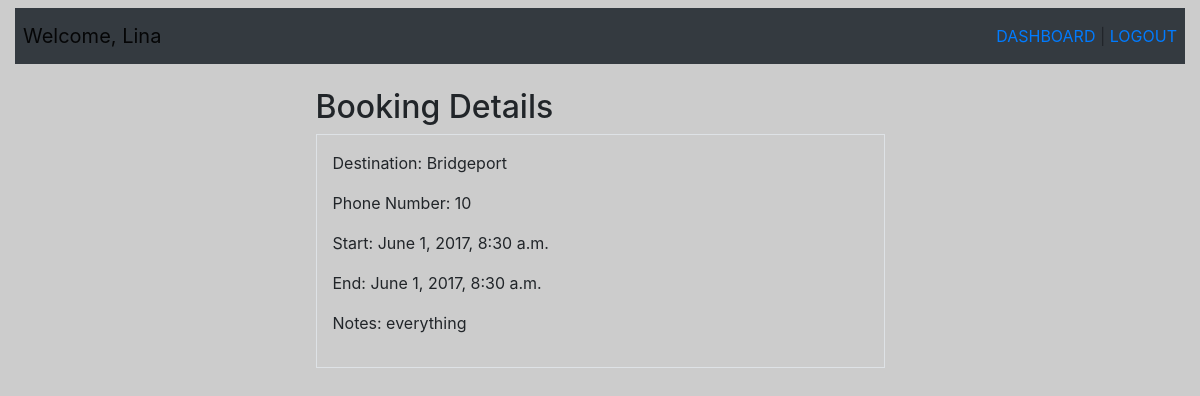
The app's page /book/3 (signed in) with its own data.
### exam_app/models.py (models this page shows)
class User(models.Model):
    first_name = models.CharField(max_length=45)
    last_name = models.CharField(max_length=45)
    email = models.CharField(max_length=45)
    password = models.CharField(max_length=255)
    created_at = models.DateTimeField(auto_now_add=True)
    updated_at = models.DateTimeField(auto_now=True)
    objects=UserManager()

class Book(models.Model):
    address = models.CharField(max_length=255)
    phone = models.IntegerField()
    start = models.DateTimeField(max_length=45)
    end = models.DateTimeField(max_length=45)
    notes = models.CharField(max_length=255)
    creator = models.ForeignKey(User, related_name= "book")
    created_at = models.DateTimeField(auto_now_add=True)
    updated_at = models.DateTimeField(auto_now=True)
    objects=BookManager()

### exam_app/views.py (the view)
# urls.py: url(r'^book/(?P<bookid>\d+)$', views.view_book),  # This allows users to see the jobs for all users.
def view_book(request, bookid):
    user= User.objects.get(id=request.session['user_id'])
    book= Book.objects.get(id=bookid)
    context = {
        'user': user,
        'book': book
    }
    return render(request, 'view.html', context)

### exam_app/templates/view.html (shortened to what this page needs)
<!DOCTYPE html>
<html lang="en">
<head>
    <link rel="stylesheet" href="https://stackpath.bootstrapcdn.com/bootstrap/4.3.1/css/bootstrap.min.css"
>
</head>
<body>
    <div class="container-fluid">
        <nav class="navbar navbar-expand-lg navbar-light bg-dark justify-content-between mt-2 p-2 ">
            <a class="navbar-brand" href="#">Welcome, {{user.first_name}} </a>
            <div>
                <a href="/dash">DASHBOARD</a> |
                <a href="/logout">LOGOUT</a>
            </div>
        </nav>
        <div class=" container-fluid mt-3 p-2 w-50 mx-auto">
            <h2>Booking Details</h2>
            <div class="border p-3">
                <p> Destination: {{book.address}}</p>
                <p> Phone Number: {{book.phone}}</p>
                <p> Start: {{book.start}}</p>
                <p> End: {{book.end}}</p>
                <p> Notes: {{book.notes}}</p>
            </div>
        </div>
    </div>
</body>
</html>

### exam_app/templates/view.html (style rules this page uses)
body { background-image: url("exam_app\static\exam_app\img\nanny+icon.png"); background-color: #cccccc; }

### records on screen
User: first_name "Lina"
Book: address "Bridgeport", phone "10", start "June 1, 2017, 8:30 a.m.", end "June 1, 2017, 8:30 a.m.", notes "everything"
